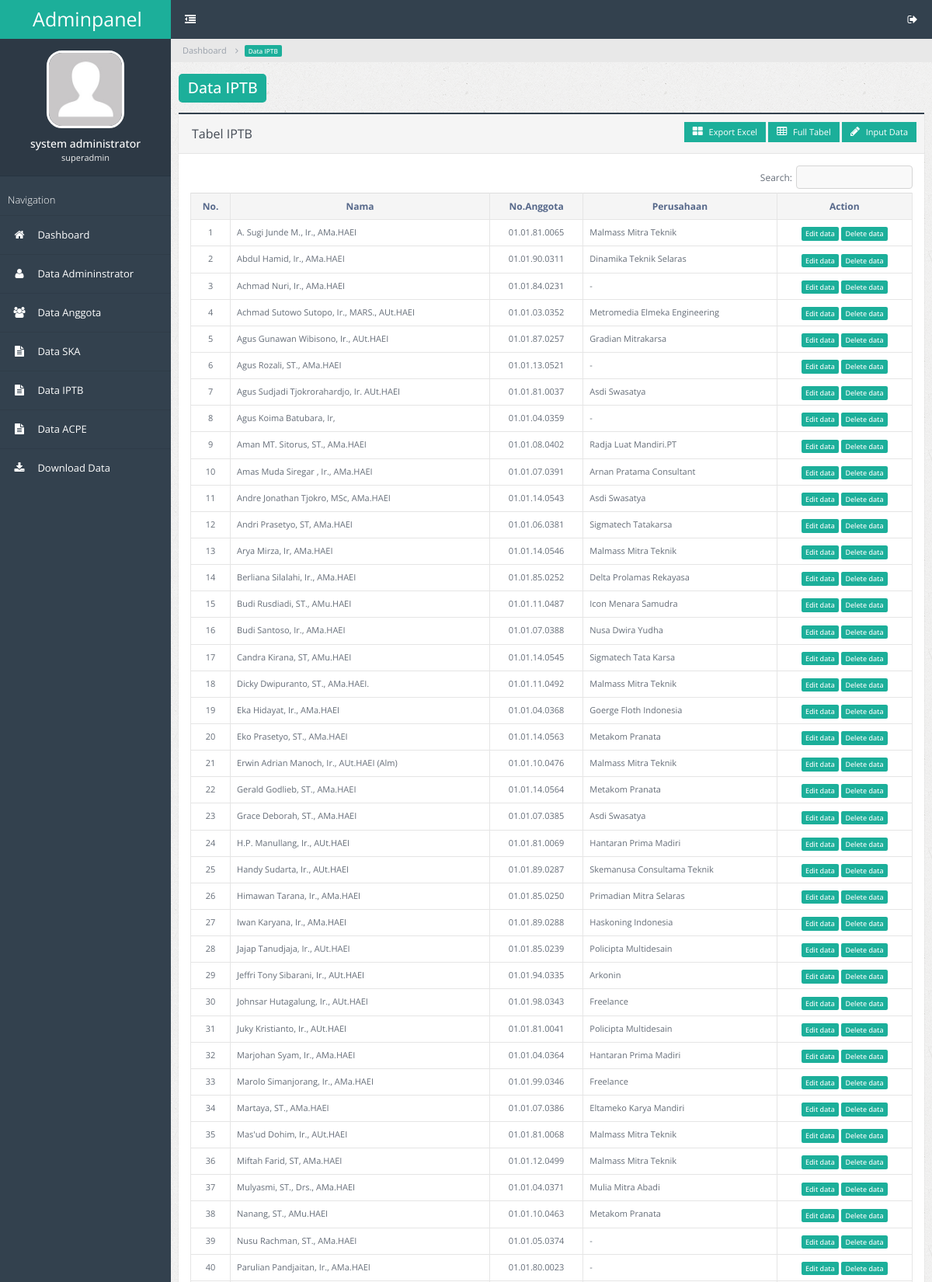
/iptb (signed in, upper part), run on the app's committed database.
### tables this page shows
CREATE TABLE `tb_iptb` (
  `id_iptb` int(11) NOT NULL,
  `id_agt` int(11) NOT NULL,
  `perencana_lak` varchar(3) NOT NULL,
  `masa_berlaku_perencana_lak` date NOT NULL,
  `pengawas_lak` varchar(3) NOT NULL,
  `masa_berlaku_pengawas_lak` date NOT NULL,
  `pengkaji_lak` varchar(3) NOT NULL,
  `masa_berlaku_pengkaji_lak` date NOT NULL,
  `perencana_lal` varchar(3) NOT NULL,
  `masa_berlaku_perencana_lal` date NOT NULL,
  `pengawas_lal` varchar(3) NOT NULL,
  `masa_berlaku_pengawas_lal` date NOT NULL,
  `pengkaji_lal` varchar(3) NOT NULL,
  `masa_berlaku_pengkaji_lal` date NOT NULL
);

CREATE TABLE `tb_anggota` (
  `id_agt` int(11) NOT NULL,
  `no_anggota` varchar(20) NOT NULL,
  `nama` varchar(80) NOT NULL,
  `nama_perusahaan` varchar(40) NOT NULL,
  `alamat_perusahaan` text NOT NULL,
  `telpon_perusahaan` varchar(60) NOT NULL,
  `fax` varchar(25) NOT NULL,
  `email_perusahaan` varchar(50) NOT NULL,
  `alamat_rumah` text NOT NULL,
  `handphone` varchar(20) NOT NULL,
  `email` varchar(50) NOT NULL,
  `keanggotaan` int(11) NOT NULL,
  `status` int(11) NOT NULL,
  `masa_berlaku` date NOT NULL
);

### form/mod_iptb.php (the view, shortened to what this page needs)
<div class="panel panel-primary">
<div class="panel-heading">
    <h3 class="panel-title">Tabel IPTB</h3>
    <?php if ($_SESSION['level'] == 'superadmin' OR 'admin') { ?>
    <div class="pull-right">
        <a href="ex_table/tabel_iptb_ex.php" class="btn btn-info btn-sm"><span class="fa fa-th-large"></span> Export Excel</a>
        <a href="ex_table/tabel_iptb.php" target="_blank" class="btn btn-info btn-sm"><span class="fa fa-table"></span> Full Tabel</a>
        <a class="btn btn-info btn-sm" data-toggle="modal" data-target="#create_iptb"><span class="fa fa-pencil"></span> Input Data</a>
    </div>
    <?php } ?>
</div>
<div class="panel-body">
    <div class="table-responsive">
        <table id="data" class="table table-bordered table-hover">
            <thead>
                <tr class="active">
        			<th class="text-center">No.</th>
        			<th class="text-center">Nama</th>
        			<th class="text-center">No.Anggota</th>
        			<th class="text-center">Perusahaan</th>
        			<th class="text-center">Action</th>
        		</tr>
        	</thead>
            <tbody>
                <?php
                    $no     = 1;
                    $query  = mysqli_query($koneksi,("SELECT a.nama, a.no_anggota, a.nama_perusahaan, b.* FROM tb_iptb AS b
                                                      INNER JOIN tb_anggota AS a USING(id_agt)"));
                    foreach($query as $data){
                ?>
                <tr style="font-size:11px;" class="text-center">
                    <td><?php echo $no++ ?></td>
        			<td class="text-left"><?php echo $data['nama'] ?></td>
        			<td><?php echo $data['no_anggota'] ?></td>
        			<td class="text-left">
                        <?php
                            if ($data['nama_perusahaan'] == "") {
                                echo "-";
                            }else{
                                echo $data['nama_perusahaan'];
                            }
                        ?>
                    </td>
                    <?php if ($_SESSION['level'] == 'superadmin' OR 'admin') { ?>
                    <td>
                        <center>
                            <a href="#edit_iptb" data-toggle="modal" data-id="<?php echo $data['id_iptb']; ?>" style="font-size:12px;text-decoration:none;"><span class="label label-warning">Edit data</span></a>
                            <a href="function/delete.php?aksi=del_iptb&id_iptb=<?php echo $data['id_iptb'] ?>" onClick="return confirm('are you sure for delete it?')" style="font-size:12px;text-decoration:none;"><span class="label label-warning">Delete data</span></a>
                        </center>
                    </td>
                    <?php } ?>
                </tr>
                <?php } ?>
            </tbody>
        </table>
    </div>
</div>
</div>

### home.php (shortened to what this page needs)
<?php
    if (isset($_SESSION['level'])) {
        if ($_SESSION['level'] == 'superadmin' OR 'admin') {
            $fullname   = $_SESSION['fullname'];
            $level      = $_SESSION['level'];
?>
<!DOCTYPE html>
<html lang="en">
    <?php require_once('layout/header.php') ?>
    <body>
        <div class="page-container page-navigation-top-fixed">
            <div class="page-sidebar page-sidebar-fixed scroll">
                <ul class="x-navigation">
                    <li class="xn-logo">
                        <a href="dashboard">Adminpanel</a>
                    </li>
                    <li class="xn-profile">
                        <div class="profile">
                            <div class="profile-image">
                                <img src="assets/images/users/no-image.jpg"/>
                            </div>
                            <div class="profile-data">
                                <div class="profile-data-name"><?php echo $fullname ?></div>
                                <div class="profile-data-title"><?php echo $level ?></div>
                            </div>
                        </div>
                    </li>
                    <li class="xn-title">Navigation</li>
                    <li>
                        <a href="dashboard"><span class="fa fa-home"></span> <span class="xn-text">Dashboard</span></a>
                    </li>
                    <li>
                        <a href="administrator"><span class="fa fa-user"></span> <span class="xn-text">Data Admininstrator</span></a>
                    </li>
                    <li>
                        <a href="anggota"><span class="fa fa-users"></span> <span class="xn-text">Data Anggota</span></a>
                    </li>
                    <li>
                        <a href="ska"><span class="fa fa-file-text"></span> <span class="xn-text">Data SKA</span></a>
                    </li>
                    <li>
                        <a href="iptb"><span class="fa fa-file-text"></span> <span class="xn-text">Data IPTB</span></a>
                    </li>
                    <li>
                        <a href="acpe"><span class="fa fa-file-text"></span> <span class="xn-text">Data ACPE</span></a>
                    </li>
                    <li>
                        <a href="download"><span class="fa fa-download"></span> <span class="xn-text">Download Data</span></a>
                    </li>
                </ul>
            </div>
            <?php require_once('layout/content.php') ?>
        </div>
    </body>
</html>
<?php
        }
    }
    else{
        session_destroy();
        echo "<script>alert('session expired')</script>";
        echo "<script>window.location = 'login'</script>";
        exit();
    }
?>

### layout/header.php (shortened to what this page needs)
<head>
    <link rel="stylesheet" type="text/css" id="theme" href="css/theme-blue.css"/>
</head>

### layout/content.php
<div class="page-content">
    <ul class="x-navigation x-navigation-horizontal x-navigation-panel">
        <li class="xn-icon-button pull-right">
            <a href="#" class="mb-control" data-box="#mb-signout"><span class="fa fa-sign-out"></span></a>
        </li>
        <li class="xn-icon-button">
            <a href="#" class="x-navigation-minimize"><span class="fa fa-dedent"></span></a>
        </li>
    </ul>
    <ul class="breadcrumb">
        <li><a href="dashboard">Dashboard</a></li>
        <li class="active"><?php include('breadcrumb_title.php') ?></li>
    </ul>
    <div class="page-title">
        <h2><?php include('breadcrumb_title.php') ?></h2>
    </div>
    <div class="page-content-wrap">
        <div class="row">
            <div class="col-md-12">
                <?php
                    if ($_GET["page"] == "dashboard") {
                        include "form/dashboard.php";
                    }else if ($_GET["page"] == "mod_admin") {
                        include "form/mod_admin.php";
                    }else if ($_GET["page"] == "mod_anggota") {
                        include "form/mod_anggota.php";
                    }else if ($_GET["page"] == "mod_ska") {
                        include "form/mod_ska.php";
                    }else if ($_GET["page"] == "mod_iptb") {
                        include "form/mod_iptb.php";
                    }else if ($_GET["page"] == "mod_acpe") {
                        include "form/mod_acpe.php";
                    }else if ($_GET["page"] == "edit_ska") {
                        include "form/edit_ska.php";
                    }else if ($_GET["page"] == "mod_download") {
                        include "form/mod_download.php";
                    }
                ?>
            </div>
        </div>
    </div>
</div>

### breadcrumb_title.php
<?php
    if ($_GET["page"] == "dashboard") {
        echo "<label class='label label-info'>Dashboard</label>";
    }else if ($_GET["page"] == "mod_admin") {
        echo "<label class='label label-info'>Data Admininstrator</label>";
    }else if ($_GET["page"] == "mod_anggota") {
        echo "<label class='label label-info'>Data Anggota</label>";
    }else if ($_GET["page"] == "mod_ska") {
        echo "<label class='label label-info'>Data SKA</label>";
    }else if ($_GET["page"] == "mod_iptb") {
        echo "<label class='label label-info'>Data IPTB</label>";
    }else if ($_GET["page"] == "mod_acpe") {
        echo "<label class='label label-info'>Data ACPE</label>";
    }else if ($_GET["page"] == "mod_download") {
        echo "<label class='label label-info'>Download Data</label>";
    }
?>

### data on the page
tb_iptb: id_agt.nama "A. Sugi Junde M., Ir., AMa.HAEI", id_agt.no_anggota "01.01.81.0065", id_agt.nama_perusahaan "Malmass Mitra Teknik"
tb_iptb: id_agt.nama "Abdul Hamid, Ir., AMa.HAEI", id_agt.no_anggota "01.01.90.0311", id_agt.nama_perusahaan "Dinamika Teknik Selaras"
tb_iptb: id_agt.nama "Achmad Nuri, Ir., AMa.HAEI", id_agt.no_anggota "01.01.84.0231"
tb_iptb: id_agt.nama "Achmad Sutowo Sutopo, Ir., MARS., AUt.HAEI", id_agt.no_anggota "01.01.03.0352", id_agt.nama_perusahaan "Metromedia Elmeka Engineering"
tb_iptb: id_agt.nama "Agus Gunawan Wibisono, Ir., AUt.HAEI", id_agt.no_anggota "01.01.87.0257", id_agt.nama_perusahaan "Gradian Mitrakarsa"
tb_iptb: id_agt.nama "Agus Rozali, ST., AMa.HAEI", id_agt.no_anggota "01.01.13.0521"
tb_iptb: id_agt.nama "Agus Sudjadi Tjokrorahardjo, Ir. AUt.HAEI", id_agt.no_anggota "01.01.81.0037", id_agt.nama_perusahaan "Asdi Swasatya"
tb_iptb: id_agt.nama "Agus Koima Batubara, Ir,", id_agt.no_anggota "01.01.04.0359"
tb_iptb: id_agt.nama "Aman MT. Sitorus, ST., AMa.HAEI", id_agt.no_anggota "01.01.08.0402", id_agt.nama_perusahaan "Radja Luat Mandiri.PT"
tb_iptb: id_agt.nama "Amas Muda Siregar , Ir., AMa.HAEI", id_agt.no_anggota "01.01.07.0391", id_agt.nama_perusahaan "Arnan Pratama Consultant"
tb_iptb: id_agt.nama "Andre Jonathan Tjokro, MSc, AMa.HAEI", id_agt.no_anggota "01.01.14.0543", id_agt.nama_perusahaan "Asdi Swasatya"
tb_iptb: id_agt.nama "Andri Prasetyo, ST, AMa.HAEI", id_agt.no_anggota "01.01.06.0381", id_agt.nama_perusahaan "Sigmatech Tatakarsa"
tb_iptb: id_agt.nama "Arya Mirza, Ir, AMa.HAEI", id_agt.no_anggota "01.01.14.0546", id_agt.nama_perusahaan "Malmass Mitra Teknik"
tb_iptb: id_agt.nama "Berliana Silalahi, Ir., AMa.HAEI", id_agt.no_anggota "01.01.85.0252", id_agt.nama_perusahaan "Delta Prolamas Rekayasa"
tb_iptb: id_agt.nama "Budi Rusdiadi, ST., AMu.HAEI", id_agt.no_anggota "01.01.11.0487", id_agt.nama_perusahaan "Icon Menara Samudra"
tb_iptb: id_agt.nama "Budi Santoso, Ir., AMa.HAEI", id_agt.no_anggota "01.01.07.0388", id_agt.nama_perusahaan "Nusa Dwira Yudha"
tb_iptb: id_agt.nama "Candra Kirana, ST, AMu.HAEI", id_agt.no_anggota "01.01.14.0545", id_agt.nama_perusahaan "Sigmatech Tata Karsa"
tb_iptb: id_agt.nama "Dicky Dwipuranto, ST., AMa.HAEI.", id_agt.no_anggota "01.01.11.0492", id_agt.nama_perusahaan "Malmass Mitra Teknik"
tb_iptb: id_agt.nama "Eka Hidayat, Ir., AMa.HAEI", id_agt.no_anggota "01.01.04.0368", id_agt.nama_perusahaan "Goerge Floth Indonesia"
tb_iptb: id_agt.nama "Eko Prasetyo, ST., AMa.HAEI", id_agt.no_anggota "01.01.14.0563", id_agt.nama_perusahaan "Metakom Pranata"
tb_iptb: id_agt.nama "Erwin Adrian Manoch, Ir., AUt.HAEI (Alm)", id_agt.no_anggota "01.01.10.0476", id_agt.nama_perusahaan "Malmass Mitra Teknik"
tb_iptb: id_agt.nama "Gerald Godlieb, ST., AMa.HAEI", id_agt.no_anggota "01.01.14.0564", id_agt.nama_perusahaan "Metakom Pranata"
tb_iptb: id_agt.nama "Grace Deborah, ST., AMa.HAEI", id_agt.no_anggota "01.01.07.0385", id_agt.nama_perusahaan "Asdi Swasatya"
tb_iptb: id_agt.nama "H.P. Manullang, Ir., AUt.HAEI", id_agt.no_anggota "01.01.81.0069", id_agt.nama_perusahaan "Hantaran Prima Madiri"
tb_iptb: id_agt.nama "Handy Sudarta, Ir., AUt.HAEI", id_agt.no_anggota "01.01.89.0287", id_agt.nama_perusahaan "Skemanusa Consultama Teknik"
tb_iptb: id_agt.nama "Himawan Tarana, Ir., AMa.HAEI", id_agt.no_anggota "01.01.85.0250", id_agt.nama_perusahaan "Primadian Mitra Selaras"
tb_iptb: id_agt.nama "Iwan Karyana, Ir., AMa.HAEI", id_agt.no_anggota "01.01.89.0288", id_agt.nama_perusahaan "Haskoning Indonesia"
tb_iptb: id_agt.nama "Jajap Tanudjaja, Ir., AUt.HAEI", id_agt.no_anggota "01.01.85.0239", id_agt.nama_perusahaan "Policipta Multidesain"
tb_iptb: id_agt.nama "Jeffri Tony Sibarani, Ir., AUt.HAEI", id_agt.no_anggota "01.01.94.0335", id_agt.nama_perusahaan "Arkonin"
tb_iptb: id_agt.nama "Johnsar Hutagalung, Ir., AUt.HAEI", id_agt.no_anggota "01.01.98.0343", id_agt.nama_perusahaan "Freelance"
tb_iptb: id_agt.nama "Juky Kristianto, Ir., AUt.HAEI", id_agt.no_anggota "01.01.81.0041", id_agt.nama_perusahaan "Policipta Multidesain"
tb_iptb: id_agt.nama "Marjohan Syam, Ir., AMa.HAEI", id_agt.no_anggota "01.01.04.0364", id_agt.nama_perusahaan "Hantaran Prima Madiri"
tb_iptb: id_agt.nama "Marolo Simanjorang, Ir., AMa.HAEI", id_agt.no_anggota "01.01.99.0346", id_agt.nama_perusahaan "Freelance"
tb_iptb: id_agt.nama "Martaya, ST., AMa.HAEI", id_agt.no_anggota "01.01.07.0386", id_agt.nama_perusahaan "Eltameko Karya Mandiri"
tb_iptb: id_agt.nama "Mas'ud Dohim, Ir., AUt.HAEI", id_agt.no_anggota "01.01.81.0068", id_agt.nama_perusahaan "Malmass Mitra Teknik"
tb_iptb: id_agt.nama "Miftah Farid, ST, AMa.HAEI", id_agt.no_anggota "01.01.12.0499", id_agt.nama_perusahaan "Malmass Mitra Teknik"
tb_iptb: id_agt.nama "Mulyasmi, ST., Drs., AMa.HAEI", id_agt.no_anggota "01.01.04.0371", id_agt.nama_perusahaan "Mulia Mitra Abadi"
tb_iptb: id_agt.nama "Nanang, ST., AMu.HAEI", id_agt.no_anggota "01.01.10.0463", id_agt.nama_perusahaan "Metakom Pranata"
tb_iptb: id_agt.nama "Nusu Rachman, ST., AMa.HAEI", id_agt.no_anggota "01.01.05.0374"
tb_iptb: id_agt.nama "Parulian Pandjaitan, Ir., AMa.HAEI", id_agt.no_anggota "01.01.80.0023"

### other printed values
$fullname "system administrator"
$level "superadmin"
